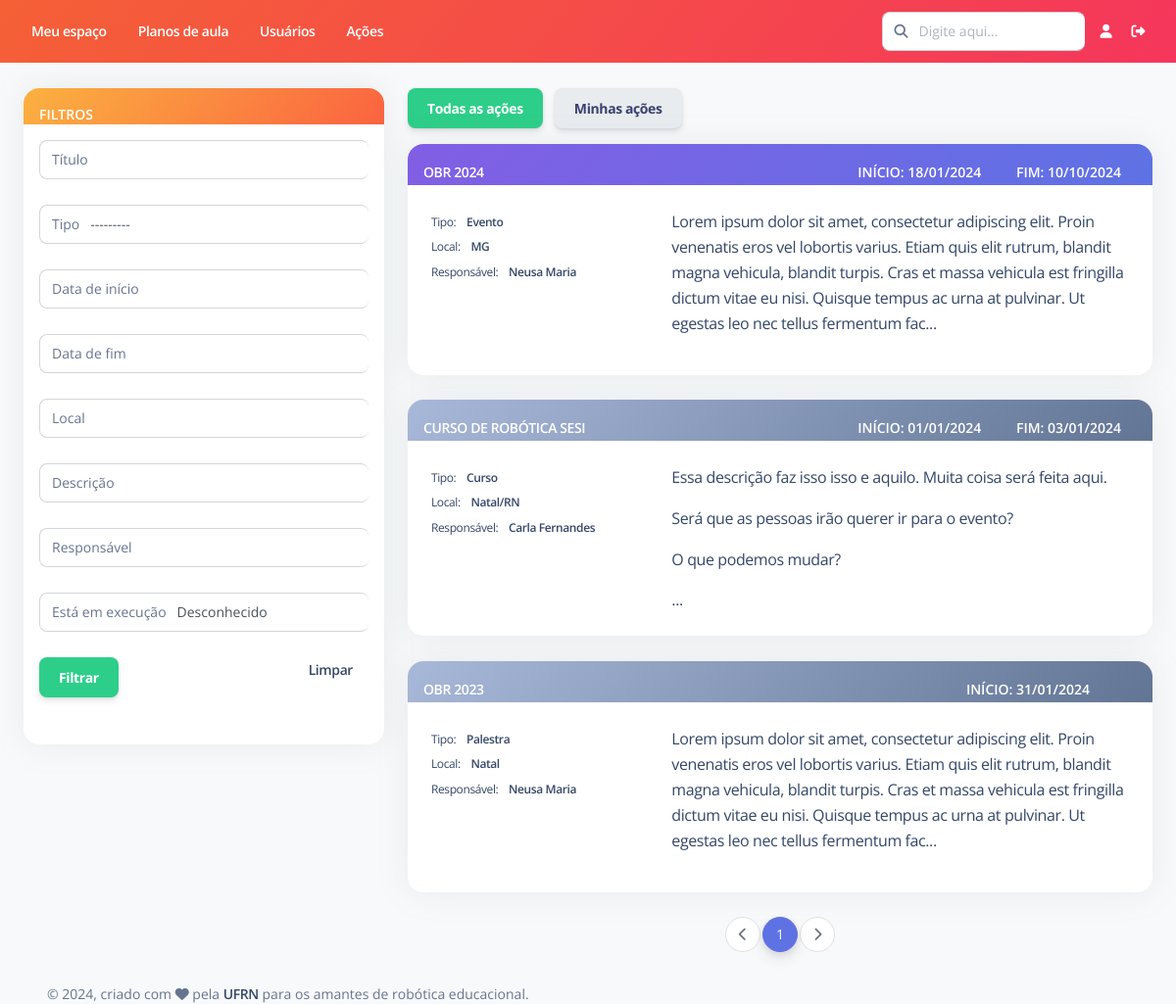
Before: /acoes/listar/ with the older database file.
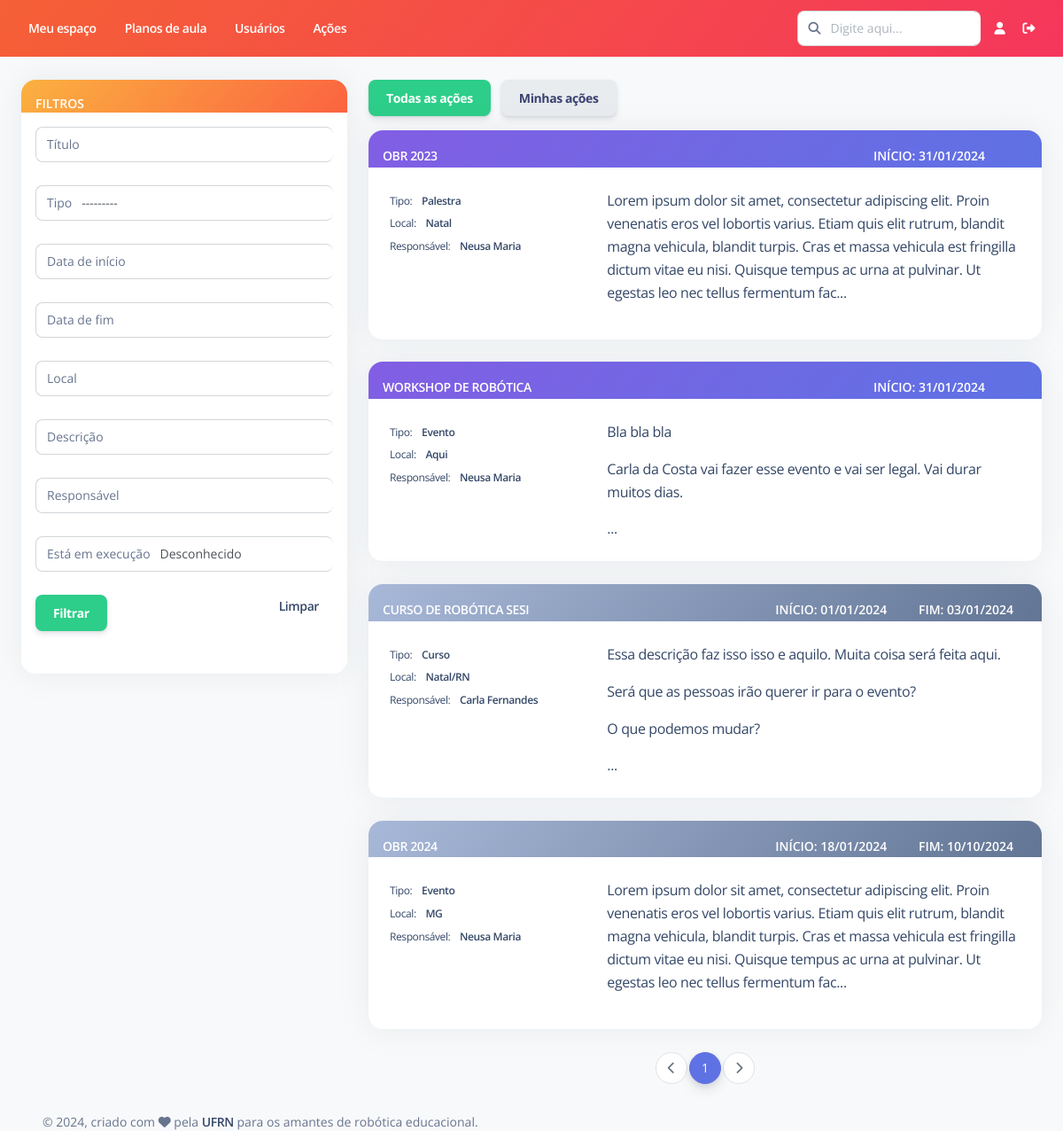
After: the same page with the newer database file.
### Acoes/models.py (models this page shows, shortened)
class Acoes(models.Model):
    titulo = models.CharField(max_length=500, verbose_name="Título")
    tipo = models.CharField(max_length=8, choices=TIPO, default='Evento')
    data_inicio = models.DateField(default = date.today, verbose_name = "Data de início")
    data_fim = models.DateField(null=True, blank = True, verbose_name = "Data de fim")
    local = models.CharField(max_length=200, null=True, blank=True, verbose_name="Local")
    descricao = models.TextField(null=True, blank=True,verbose_name="Descrição")
    responsavel = models.ForeignKey(Usuario, on_delete=models.RESTRICT,verbose_name="Responsável")
    status = models.BooleanField(default=True, verbose_name = "Está em execução")
    deletada = models.BooleanField(default=False, verbose_name = "Deletado")
    class Meta:
        ordering = ['-status', '-data_inicio', '-data_fim', 'titulo']
        verbose_name = "Ação"
        verbose_name_plural = "Ações"

### Acoes/views.py (the view)
# urls.py: path('listar/', views.ListarTodasAcoes.as_view(), name='listar'),
class ListarTodasAcoes(generic.ListView):
    model = Acoes
    template_name = 'Acoes/listar.html'
    context_object_name = 'lista_acoes'
    paginate_by = 10
    def get_queryset(self):
        qs = super().get_queryset()
        acoes_filtradas = AcoesFiltro(self.request.GET, queryset=Acoes.objects.filter(deletada=False))
        qs_filtrada = acoes_filtradas.qs
        return qs_filtrada
    def get_context_data(self,**kwargs):
        context = super(ListarTodasAcoes,self).get_context_data(**kwargs)
        acoes_filtradas = AcoesFiltro(self.request.GET, queryset=Acoes.objects.filter(deletada=False))
        context['acoes_filtradas'] = acoes_filtradas.qs
        context['form_filtro'] = acoes_filtradas.form
        context['exibir_todos'] = True
        return context

### Usuario/models.py (called while the page is built)
    def __str__(self):
        return self.first_name + " " + self.last_name

### templates/Acoes/listar.html (shortened to what this page needs)
{% extends "Base/base.html" %}
{% load static %}
{% load pagination_tags %}
{% load widget_tweaks %}
{% block conteudo %}
<br>
<div class="row">
    <div class="col-md-4 col-lg-4">
        <div class="card border-primary">
            <div class="card-header pb-0 p-3 bg-gradient-warning">
                <p class="text-sm mb-0 text-uppercase text-white font-weight-bold">Filtros</p>
            </div>
            <div class="card-body p-3 overflow-auto">
                <div class="form-group">
                    <form action="" method="get">
                        <div class="input-group">
                            <span class="input-group-text text-body">Título</span>
                            {{form_filtro.titulo|add_class:"form-control"}}
                        </div>
                        <br>
                        <div class="input-group">
                            <span class="input-group-text text-body">Tipo</span>
                            {{form_filtro.tipo|add_class:"form-control"}}
                        </div>
                        <br>
                        <div class="input-group">
                            <span class="input-group-text text-body">Data de início</span>
                            {{form_filtro.data_inicio|add_class:"form-control"}}
                        </div>
                        <br>
                        <div class="input-group">
                            <span class="input-group-text text-body">Data de fim</span>
                            {{form_filtro.data_fim|add_class:"form-control"}}
                        </div>
                        <br>
                        <div class="input-group">
                            <span class="input-group-text text-body">Local</span>
                            {{form_filtro.local|add_class:"form-control"}}
                        </div>
                        <br>
                        <div class="input-group">
                            <span class="input-group-text text-body">Descrição</span>
                            {{form_filtro.descricao|add_class:"form-control"}}
                        </div>
                        <br>
                        <div class="input-group">
                            <span class="input-group-text text-body">Responsável</span>
                            {{form_filtro.responsavel|add_class:"form-control"}}
                        </div>
                        <br>
                        <div class="input-group">
                            <span class="input-group-text text-body">Está em execução</span>
                            {{form_filtro.status|add_class:"form-control"}}
                        </div>
                        <br>
                        <input type="submit" class="btn btn-success" value="Filtrar">
                        <div class="float-end">
                            {% if exibir_todos %}
                                <a href="{% url 'acoes:listar' %}"><span class="text-sm mb-0 font-weight-bold px-3">Limpar</span></a>
                            {% else %}
                                <a href="{% url 'acoes:listar_usuario' pk=user.pk %}"><span class="text-sm mb-0 font-weight-bold px-3">Limpar</span></a>
                            {% endif %}
                        </div>
                    </form>
                </div>
            </div>
        </div>
    </div>
    <div class="col-md-8 col-lg-8">
        {% if exibir_todos %}
            <a href="{% url 'acoes:listar' %}" class="btn btn-success me-2">Todas as ações</a>
            <a href="{% url 'acoes:listar_usuario' pk=user.pk %}" class="btn btn-light me-2">Minhas ações</a>
        {% else %}
            <a href="{% url 'acoes:listar' %}" class="btn btn-light me-2">Todas as ações</a>
            <a href="{% url 'acoes:listar_usuario' pk=user.pk %}" class="btn btn-success me-2">Minhas ações</a>
            <a href="{% url 'acoes:criar' %}" class="btn btn-info me-2 float-end"><i class="fa fa-plus"></i></a>
        {% endif %}
        <br>
        {% now "Y-m-d" as todays_date %}
        {% for acao in lista_acoes %}
            <div class="card">
                {% if acao.data_fim is not None and todays_date > acao.data_fim|date:"Y-m-d" or acao.status is False %}
                    <div id="card_header_informacoes" class="card-header bg-gradient-secondary pb-0 p-3">
                {% else %}
                    <div id="card_header_informacoes" class="card-header bg-gradient-primary pb-0 p-3">
                {% endif %}
                    <span class="text-sm mb-0 text-uppercase text-white font-weight-bold">
                        <a href="{% url 'acoes:detalhes' pk=acao.pk %}" class="text-white">
                            {{acao.titulo}}
                        </a>
                    </span>
                    <div class="float-end">
                        <span class="text-sm mb-0 text-uppercase text-white font-weight-bold px-3">
                            Início: {{ acao.data_inicio|date:"d/m/Y" }}
                        </span>
                        <span class="text-sm mb-0 text-uppercase text-white font-weight-bold px-3">
                            {% if acao.data_fim is not None %}
                                Fim: {{ acao.data_fim|date:"d/m/Y" }}
                            {% endif %}
                        </span>
                    </div>
                </div>
                <a href="{% url 'acoes:detalhes' pk=acao.pk %}">
                    <div class="card-body row">
                        <div class="col-4">
                            <span class="mb-2 text-xs">Tipo:
                                <span class="text-dark font-weight-bold ms-sm-2">
                                    {{ acao.tipo }}
                                </span>
                            </span>
                            <br>
                            <span class="mb-2 text-xs">Local:
                                <span class="text-dark font-weight-bold ms-sm-2">
                                    {% if acao.local is not None %}
                                        {{ acao.local }}
                                    {% endif %}
                                </span>
                            </span>
                            <br>
                            <span class="mb-2 text-xs">Responsável:
                                <span class="text-dark font-weight-bold ms-sm-2">
                                    {% if acao.responsavel is not None %}
                                        {{ acao.responsavel }}
                                    {% endif %}
                                </span>
                            </span>
                        </div>
                        <div class="col-8">
                            <div class="overflow-auto">
                                {{ acao.descricao|linebreaks|slice:":300" }}...
                            </div>
                        </div>
                    </div>
                </a>
            </div>
            <br>
        {% endfor %}
        <nav class="justify-content-center d-flex pagination">
            <ul class="pagination">
                {% if page_obj.has_previous %}
                    <li class="page-item">
                        <a href="?{% url_replace request 'page' page_obj.previous_page_number %}" class="page-link" aria-label="Previous">
                            <i class="fas fa-chevron-left"></i>
                        </a>
                    </li>
                {% else %}
                    <li class="page-item disabled">
                        <a href="" class="page-link" aria-label="Previous">
                            <i class="fas fa-chevron-left"></i>
                        </a>
                    </li>
                {% endif %}
                {% for i in page_obj.paginator.page_range %}
                    {% if page_obj.number == i %}
                        <li class="active page-item">
                            <span class="page-link">{{ i }} <span class="sr-only">(current)</span></span>
                        </li>
                    {% elif i > page_obj.number|add:'-3' and i < page_obj.number|add:'3' %}
                        <li class="page-item">
                            <a href="?{% url_replace request 'page' i %}" class="page-link">{{ i }}</a>
                        </li>
                    {% endif %}
                {% endfor %}
                {% if page_obj.has_next %}
                    <li class="page-item">
                        <a href="?{% url_replace request 'page' page_obj.next_page_number %}" class="page-link" aria-label="Next">
                            <i class="fas fa-chevron-right"></i>
                        </a>
                    </li>
                {% else %}
                    <li class="page-item disabled">
                        <a href="" class="page-link" aria-label="Next">
                            <i class="fas fa-chevron-right"></i>
                        </a>
                    </li>
                {% endif %}
            </ul>
        </nav>
    </div>
</div>
{% endblock %}

### templates/Base/base.html (shortened to what this page needs)
<!DOCTYPE html>
<html lang="pt-br">
  {% load static %}
<head>
    {% include "Base/cabecalho.html" %}
</head>
<body class="g-sidenav-show bg-gray-100">
  <main class="main-content position-relative border-radius-lg ">
    <nav class="navbar navbar-main navbar-expand-lg px-0 shadow-none bg-gradient-danger" id="navbarBlur" data-scroll="false">
        <div class="container-fluid py-1 px-3">
          {% include "Base/navbar-horizontal.html" %}
        </div>
    </nav>
    <div class="container-fluid">
        {% block conteudo %}
        {% endblock %}
        {% include "Base/rodape.html" %}
    </div>
  </main>
  {% include "Base/scripts.html" %}
</body>
</html>

### templates/Base/cabecalho.html (shortened to what this page needs)
{% load static %}
<link href="{% static 'assets/css/nucleo-icons.css' %}" rel="stylesheet" />
<link href="{% static 'assets/css/nucleo-svg.css' %}" rel="stylesheet" />
<link rel="stylesheet" href="https://cdn.jsdelivr.net/npm/@fortawesome/fontawesome-free@5.15.4/css/fontawesome.min.css">
<link href="{% static 'assets/css/nucleo-svg.css' %}" rel="stylesheet" />
<link id="pagestyle" href="{% static 'assets/css/argon-dashboard.css' %}" rel="stylesheet" />

### templates/Base/navbar-horizontal.html (shortened to what this page needs)
{% load static %}
      <div class="collapse navbar-collapse mt-sm-0 mt-2 me-md-0 me-sm-4" id="navbar">
        <div class="navbar-nav mr-auto">
          <ul class="navbar-nav justify-content-end">
            <li class="nav-item px-3 d-flex align-items-center">
              <a href="" class="nav-link font-weight-bold px-0 text-white">
                <span class="d-sm-inline d-none">Meu espaço</span>
              </a>
            </li>
            <li class="nav-item px-3 d-flex align-items-center">
              <a href="" class="nav-link font-weight-bold px-0 text-white">
                <span class="d-sm-inline d-none">Planos de aula</span>
              </a>
            </li>
            <li class="nav-item px-3 d-flex align-items-center">
              <a href="" class="nav-link font-weight-bold px-0 text-white">
                <span class="d-sm-inline d-none">Usuários</span>
              </a>
            </li>
            <li class="nav-item px-3 d-flex align-items-center">
              <a href="{% url 'acoes:listar' %}" class="nav-link font-weight-bold px-0 text-white">
                <span class="d-sm-inline d-none">Ações</span>
              </a>
            </li>
          </ul>
        </div>
        <div class="navbar-nav ml-auto collapse navbar-collapse justify-content-end">
          <div class="pe-md-3 d-flex align-items-center">
            <div class="input-group">
              <span class="input-group-text text-body"><i class="fa fa-search" aria-hidden="true"></i></span>
              <input type="text" class="form-control" placeholder="Digite aqui...">
            </div>
          </div>
          <ul class="navbar-nav justify-content-end">
            <li class="nav-item d-flex align-items-center">
              <a href="" class="nav-link font-weight-bold px-0 text-white">
                <i class="fa fa-user me-sm-1"></i>
              </a>
            </li>
            <li class="nav-item px-3 d-flex align-items-center">
              <a href="javascript:;" class="nav-link p-0 text-white">
                <i class="fa fa-sign-out-alt fixed-plugin-button-nav cursor-pointer"></i>
              </a>
            </li>
          </ul>
        </div>
      </div>

### templates/Base/rodape.html (shortened to what this page needs)
<footer class="footer pt-3  ">
    <div class="container-fluid">
      <div class="row align-items-center justify-content-lg-between">
        <div class="col-lg-6 mb-lg-0 mb-4">
          <div class="copyright text-center text-sm text-muted text-lg-start">
            © ,
            criado com <i class="fa fa-heart"></i> pela
            <a href="https://www.ufrn.br" class="font-weight-bold" target="_blank">UFRN</a>
            para os amantes de robótica educacional.
          </div>
        </div>
      </div>
    </div>
  </footer>

### templates/Base/scripts.html (shortened to what this page needs)
{% load static %}
<link rel="stylesheet" type="text/css" href="http://cdn.datatables.net/1.11.5/css/jquery.dataTables.min.css">

Changed rows visible on the page:
changed Acoes "OBR 2023": status False → True (drawn); moves up the list
now on this page (row edited): Acoes: titulo "WORKSHOP DE ROBÓTICA", data_inicio "31/01/2024", tipo "Evento", local "Aqui", responsavel "Neusa Maria", descricao "Bla bla bla Carla da Costa vai fazer esse evento e vai ser legal. Vai durar muitos dias."
shown differently, row unchanged: Acoes "CURSO DE ROBÓTICA SESI": moves down the list
changed Acoes "OBR 2024": status True → False (drawn)
